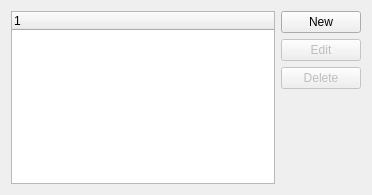
<?xml version="1.0" encoding="UTF-8"?>
<ui version="4.0">
 <comment>This file is part of the xTuple ERP: PostBooks Edition, a free and
open source Enterprise Resource Planning software suite,
Copyright (c) 1999-2011 by OpenMFG LLC, d/b/a xTuple.
It is licensed to you under the Common Public Attribution License
version 1.0, the full text of which (including xTuple-specific Exhibits)
is available at www.xtuple.com/CPAL.  By using this software, you agree
to be bound by its terms.</comment>
 <class>versions</class>
 <widget class="QWidget" name="versions">
  <property name="geometry">
   <rect>
    <x>0</x>
    <y>0</y>
    <width>372</width>
    <height>195</height>
   </rect>
  </property>
  <property name="windowTitle">
   <string>New Form</string>
  </property>
  <layout class="QGridLayout" name="gridLayout">
   <item row="0" column="0">
    <widget class="XTreeWidget" name="_list"/>
   </item>
   <item row="0" column="1">
    <layout class="QVBoxLayout" name="verticalLayout">
     <item>
      <widget class="QPushButton" name="_new">
       <property name="text">
        <string>New</string>
       </property>
      </widget>
     </item>
     <item>
      <widget class="QPushButton" name="_edit">
       <property name="enabled">
        <bool>false</bool>
       </property>
       <property name="text">
        <string>Edit</string>
       </property>
      </widget>
     </item>
     <item>
      <widget class="QPushButton" name="_delete">
       <property name="enabled">
        <bool>false</bool>
       </property>
       <property name="text">
        <string>Delete</string>
       </property>
      </widget>
     </item>
     <item>
      <spacer name="verticalSpacer">
       <property name="orientation">
        <enum>Qt::Vertical</enum>
       </property>
       <property name="sizeHint" stdset="0">
        <size>
         <width>20</width>
         <height>40</height>
        </size>
       </property>
      </spacer>
     </item>
    </layout>
   </item>
  </layout>
 </widget>
 <customwidgets>
  <customwidget>
   <class>XTreeWidget</class>
   <extends>QTreeWidget</extends>
   <header>xtreewidget.h</header>
  </customwidget>
 </customwidgets>
 <resources/>
 <connections>
  <connection>
   <sender>_list</sender>
   <signal>valid(bool)</signal>
   <receiver>_edit</receiver>
   <slot>setEnabled(bool)</slot>
   <hints>
    <hint type="sourcelabel">
     <x>139</x>
     <y>97</y>
    </hint>
    <hint type="destinationlabel">
     <x>318</x>
     <y>61</y>
    </hint>
   </hints>
  </connection>
  <connection>
   <sender>_list</sender>
   <signal>valid(bool)</signal>
   <receiver>_delete</receiver>
   <slot>setEnabled(bool)</slot>
   <hints>
    <hint type="sourcelabel">
     <x>139</x>
     <y>97</y>
    </hint>
    <hint type="destinationlabel">
     <x>318</x>
     <y>95</y>
    </hint>
   </hints>
  </connection>
 </connections>
</ui>
